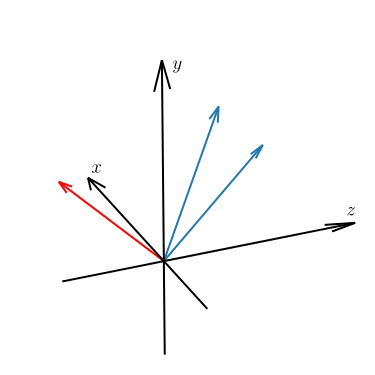

Reproduce this figure in Python.
import matplotlib.pyplot as plt
import numpy as np

plt.rcParams['text.usetex'] = True

fig = plt.figure()

ax = fig.add_subplot(projection="3d")
ax.view_init(elev=-21, azim=153, roll=-79.5)
ax.set_box_aspect((1, 1, 1), zoom=1.5)

ax.set_xlim3d(-1, 2)
ax.set_ylim3d(-1, 2)
ax.set_zlim3d(-1, 2)

x, y, z = np.array([[-1,0,0],[0,-1,0],[0,0,-1]])
u, v, w = np.array([[1,0,0],[0,1,0],[0,0,1]])
ax.quiver(x,y,z,u,v,w,arrow_length_ratio=0.1, color="black", length=3)

ax.text(1.9, 0.1, 0, '$x$', size='x-large')
ax.text(0, 1.9, 0.1, '$y$', size='x-large')
ax.text(0, 0.1, 1.9, '$z$', size='x-large')

ax.quiver(0, 0, 0, 0, 1, 1, arrow_length_ratio=0.1)
ax.quiver(0, 0, 0, 1, 1, 1, arrow_length_ratio=0.1)
ax.quiver(0, 0, 0, 0, 1, -1, arrow_length_ratio=0.1, color='red')



ax.set_axis_off()

plt.savefig('Figure-9.svg', bbox_inches='tight')

plt.show()
